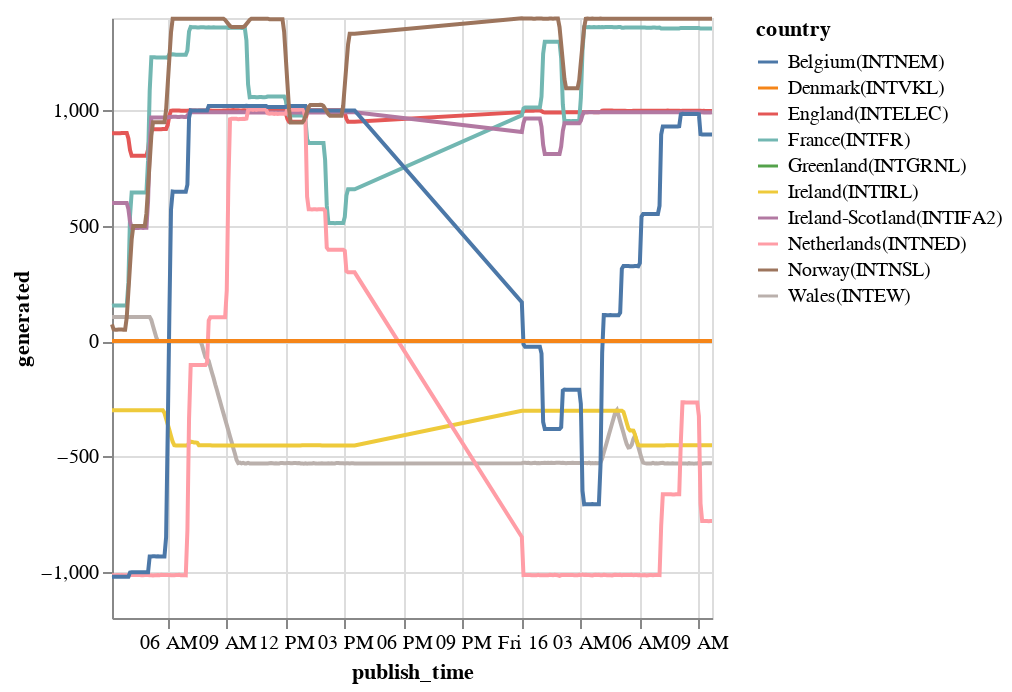

Source (notebook cell):
### Code cell
chart = alt.Chart(df_interconnectors[["publish_time", "generated", "country"]]).mark_line().encode(
    x="publish_time", y="generated", color="country")
chart

### Figure 1 — Vega-Lite specification as saved in the notebook (floating-point values rounded to 4 significant figures; data arrays with more than 128 entries replaced by an {"elided": "..."} marker saying what was removed)
{"config": {"view": {"continuousWidth": 300, "continuousHeight": 300}}, "data": {"name": "data-a72b7ed4f5d70f7cc5ee395e3add5d09"}, "mark": {"type": "line"}, "encoding": {"color": {"field": "country", "type": "nominal"}, "x": {"field": "publish_time", "type": "temporal"}, "y": {"field": "generated", "type": "quantitative"}}, "$schema": "https://vega.github.io/schema/vega-lite/v5.20.1.json", "datasets": {"data-a72b7ed4f5d70f7cc5ee395e3add5d09": {"elided": "2660 records"}}}
